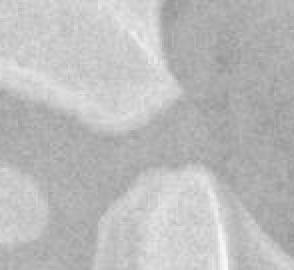
#> input picture 003.png, 147 x 135 px, given in place of 1.jpeg, which was not available (shown 2 times larger)
$ python match_left_corner.py
#> lines starting #> are read from the running program, lines starting #| are printed output that depends on the picture; pictures that were not available may be replaced by others from this repository, and a replacement may not be noted
import cv2
import numpy as np

for i in range(1,100):

    img_rgb = cv2.imread('/media/hai/AIDL-USTC/USTCPro/original/' + str(i) + '.jpeg')
#> img_rgb is the input picture: shape (135, 147, 3); min 150, max 249, mean 188.3
    img_orinal = cv2.imread('/media/hai/AIDL-USTC/USTCPro/original/' + str(i) + '.jpeg')
    j = 1
    img_gray = cv2.cvtColor(img_rgb, cv2.COLOR_BGR2GRAY)
    template = cv2.imread('/home/hai/python_work/match_template/templeclub/005.png',0)
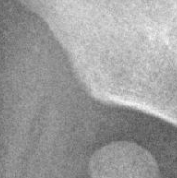
#> input picture 005.png, 177 x 178 px, found by its file name
#> template is the input picture: shape (178, 177); min 85, max 250, mean 156.2
    w, h = template.shape[::-1]
#> w = 177; h = 178
    print(w)
#| 177
    print(h)
#| 178
    res = cv2.matchTemplate(img_gray,template,cv2.TM_CCOEFF_NORMED)
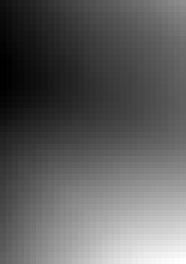
#> res: shape (44, 31) float32 (shown 6 times larger); min -0.385, max -0.0161, mean -0.248; drawn with min black and max white
    threshold = 0.6
    a = []
    b = []
    loc = np.where( res >= threshold)
#> loc = (empty array, empty array)

    for pt in zip(*loc[::-1]):


        if (((pt[0] + pt[0] + w)/2 < 500) and ((pt[1] + pt[1] + h)/2 < 500) and ((pt[0] + pt[0] + w)/2 > 200) and ((pt[1] + pt[1] + h)/2 > 200) ) :
            a.append((pt[0] + pt[0] + w)/2)
            b.append((pt[1] + pt[1] + h)/2)


            cv2.rectangle(img_rgb, pt, (pt[0] + w, pt[1] + h), (0,0,255), 1)
            print(a[j-1])
            print(b[j-1])
            print(j)
            j = j + 1
#> this loop made 0 passes
#> after the loop, a = []; b = []; j = 1

    cv2.imshow('result',img_rgb)
    print(sum(a)/j,sum(b)/j)
#| 0.0 0.0

    imageo = cv2.circle(img_orinal,(int(sum(a)/j),int(sum(b)/j)),1,(255,0,255),3)
    viso = img_orinal.copy()
    cv2.imwrite('/home/hai/python_work/match_template/resultcornerleft/' + str(i) + '.jpeg',viso)
    cv2.waitKey(50)
#> pass 2 of the loop `for i in range(1,100):`:
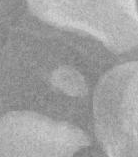
#> input picture 004.png, 138 x 157 px, given in place of 2.jpeg, which was not available
#> img_rgb is the input picture: shape (157, 138, 3); min 118, max 223, mean 160.6
#> img_gray: shape (157, 138)
#| 177
#| 178
#> `res = cv2.matchTemplate(img_gray,template,cv2.TM_CCOEFF_NORMED)`:
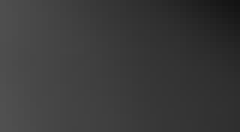
#> res: shape (22, 40) float32 (shown 6 times larger); min 0.0756, max 0.316, mean 0.229
#| 0.0 0.0
#> imageo: shape (157, 138, 3)
#> (the run stopped early here; a loop or call above may not have finished)
